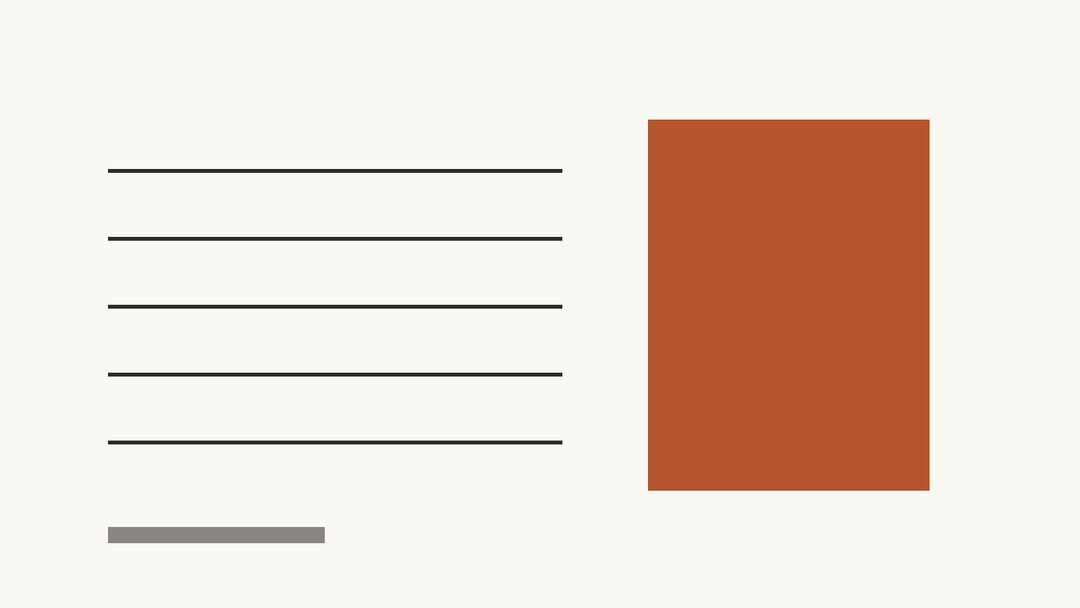
#> input picture xiumi-wechat-article/assets/images/sample-body-169.jpg, 1080 x 608 px
$ python prep_images.py ../assets/images/sample-body-169.jpg
#> lines starting #> are read from the running program, lines starting #| are printed output that depends on the picture
#!/usr/bin/env python3
"""图片后处理：居中裁切到公众号尺寸、转 sRGB、压到 500KB 内。

用法：
    python prep_images.py cover.png --out images --name cover
    # -> images/cover-235.jpg (900x383, 2.35:1)
    #    images/cover-11.jpg  (1080x1080, 1:1)

    python prep_images.py shot.jpg --out images --name fig1 --body
    # -> images/fig1-169.jpg (1080x608, 16:9)

    python prep_images.py *.png --out images        # 批量，名字取原文件名
"""
from __future__ import annotations

import argparse
import sys
from pathlib import Path

if hasattr(sys.stdout, "reconfigure"):
    sys.stdout.reconfigure(encoding="utf-8", errors="replace")

TARGET_BYTES = 500 * 1024


def _lanczos():
    """Pillow >= 10 moved the resample constants under Image.Resampling."""
    from PIL import Image

    return getattr(getattr(Image, "Resampling", Image), "LANCZOS", 1)


def crop_to_ratio(im, ratio: float, vertical_bias: float = 0.45):
    w, h = im.size
    if w / h > ratio:  # 太宽，裁左右
        new_w = int(round(h * ratio))
        left = max(0, (w - new_w) // 2)
        return im.crop((left, 0, left + new_w, h))
    new_h = int(round(w / ratio))  # 太高，裁上下（偏上，保护主体）
    top = max(0, int(round((h - new_h) * vertical_bias)))
    return im.crop((0, top, w, top + new_h))


def save_jpeg(im, out: Path, size: tuple[int, int]) -> Path:
    if im.size != size:
        im = im.resize(size, _lanczos())
    quality = 82
    while quality >= 55:
        im.save(out, "JPEG", quality=quality, optimize=True, progressive=True)
        if out.stat().st_size <= TARGET_BYTES:
            break
        quality -= 6
    im.close()
    return out


def process(src: Path, out_dir: Path, name: str, body: bool) -> list[Path]:
#> called with name = 'sample-body-169', body = False
    from PIL import Image

    out_dir.mkdir(parents=True, exist_ok=True)
    written: list[Path] = []
    with Image.open(src) as raw:
#> raw is the input picture: PIL image 1080x608 RGB; mean R, G, B 234.8, 218.7, 208.1
        im = raw.convert("RGB")
        specs = [("235", 2.35, (900, 383)), ("11", 1.0, (1080, 1080))]
        if body:
            specs = [("169", 16 / 9, (1080, 608))]
        for suffix, ratio, size in specs:
            target = out_dir / f"{name}-{suffix}.jpg"
            cropped = crop_to_ratio(im, ratio)
            save_jpeg(cropped, target, size)
            kb = target.stat().st_size / 1024
            print(f"[ok] {target}  {size[0]}x{size[1]}  {kb:.0f}KB")
            written.append(target)
#> this loop made 2 passes
#> pass 1, in process, `cropped = crop_to_ratio(im, ratio)`:
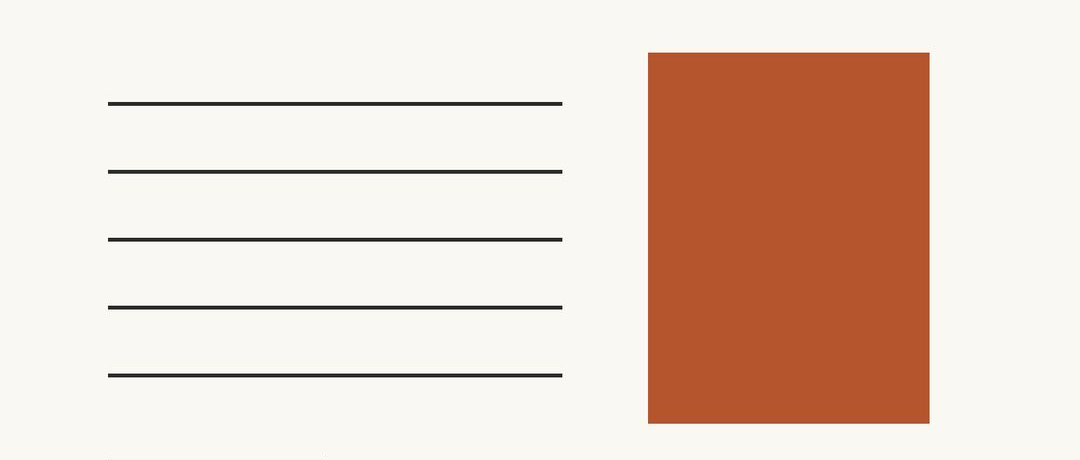
#> cropped: PIL image 1080x460 RGB; mean R, G, B 231, 210, 197.7
#> pass 2, in process, `cropped = crop_to_ratio(im, ratio)`:
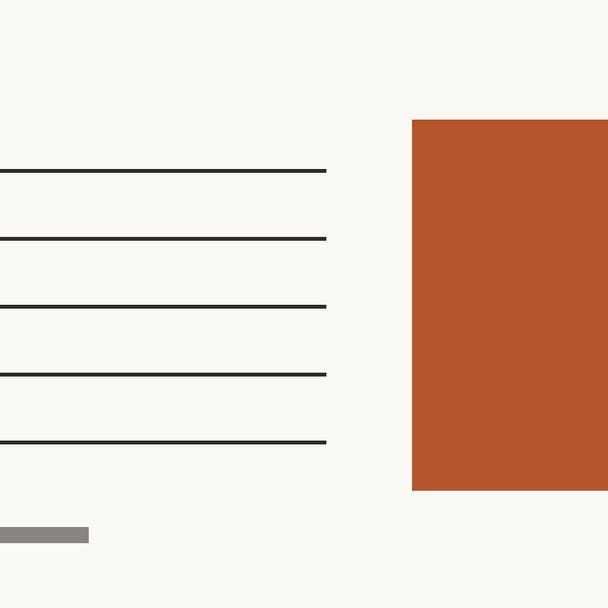
#> cropped: PIL image 608x608 RGB; mean R, G, B 231.6, 211.9, 200.1
#> after the loop, written = 2 items
    return written


def main() -> int:
    ap = argparse.ArgumentParser(description="crop & compress images for WeChat")
    ap.add_argument("sources", nargs="+")
    ap.add_argument("--out", default="images")
    ap.add_argument("--name", default=None, help="输出文件名前缀，仅单文件时有效")
    ap.add_argument("--body", action="store_true", help="按正文图处理（16:9，不出封面尺寸）")
    args = ap.parse_args()

    out_dir = Path(args.out)
    for item in args.sources:
        src = Path(item)
        if not src.exists():
            print(f"[skip] {src} not found")
            continue
        name = args.name or src.stem
        process(src, out_dir, name, args.body)
    return 0


if __name__ == "__main__":
    raise SystemExit(main())
#> (the program exits here)
